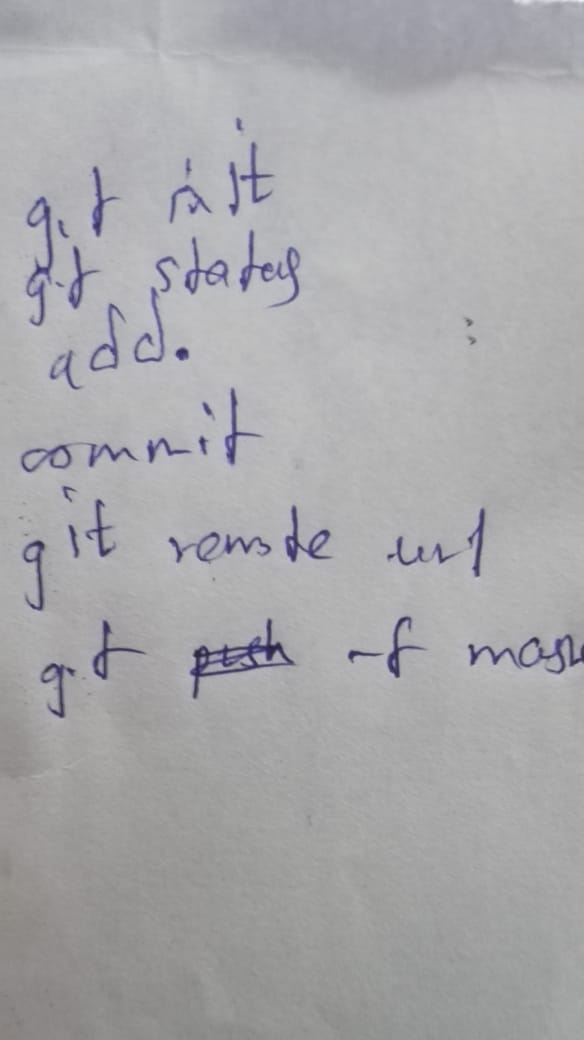
#> input picture d.jpeg, 584 x 1040 px
$ python complex_image.py
#> lines starting #> are read from the running program, lines starting #| are printed output that depends on the picture; after the words box and inside, x2 and y2 are one past the last pixel; in counts of white or black regions, pixels touching at a corner belong together
import cv2
import numpy as np
from matplotlib import pyplot as plt

img = cv2.imread('d.jpeg',0)
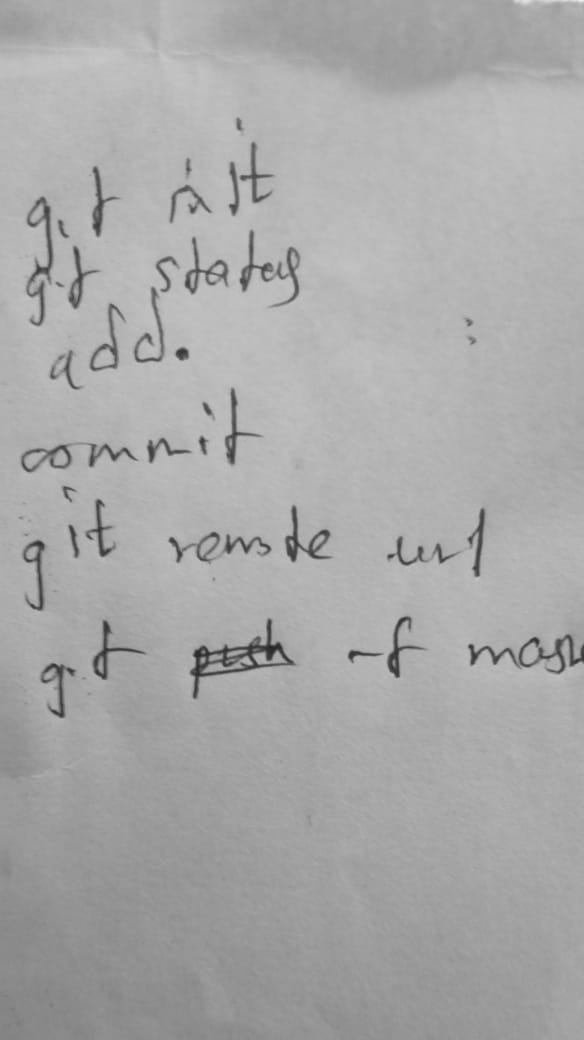
#> img: shape (1040, 584); min 30, max 239, mean 169

img = cv2.medianBlur(img,5)

ret,th1 = cv2.threshold(img,127,255,cv2.THRESH_BINARY)
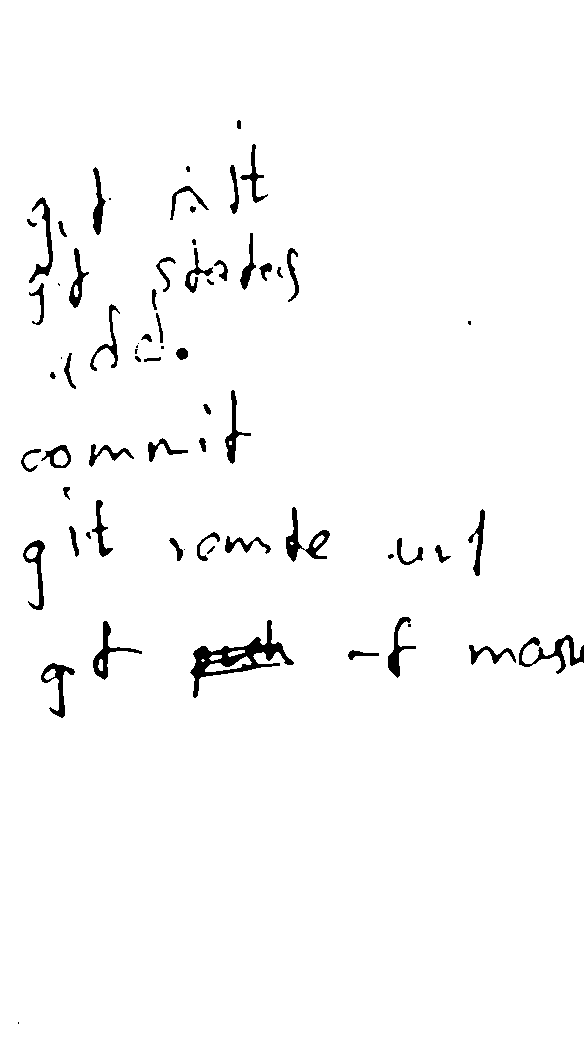
#> th1: shape (1040, 584); 97.6% white; 69 black regions (11 under 20 px), largest, box (x1, y1, x2, y2) and area: (190, 620, 294, 698) 1924, (519, 635, 584, 674) 743, (286, 507, 330, 562) 700
th2 = cv2.adaptiveThreshold(img,255,cv2.ADAPTIVE_THRESH_MEAN_C,\
            cv2.THRESH_BINARY,11,2)
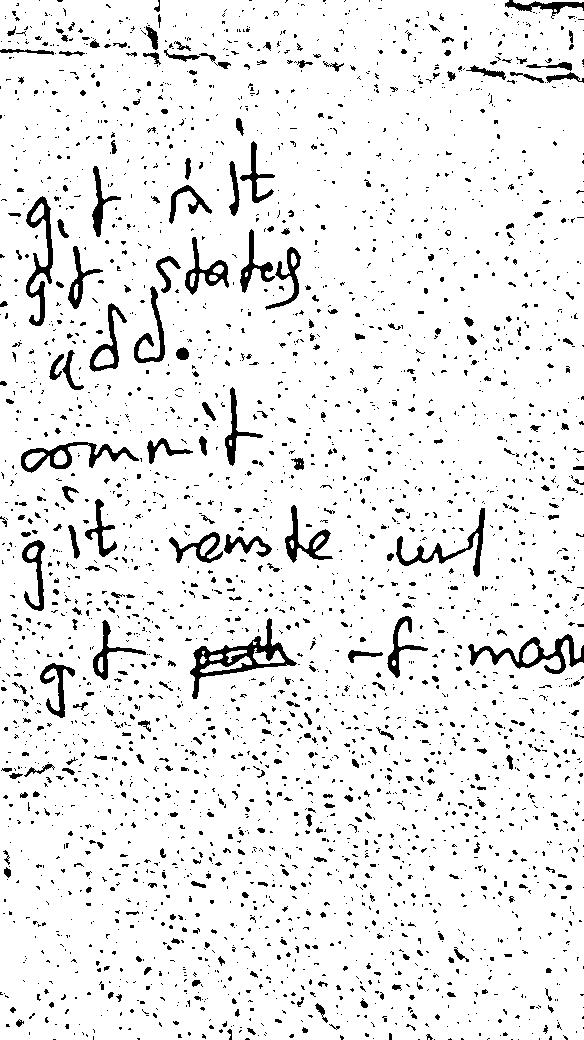
#> th2: shape (1040, 584); 92.3% white; 3082 black regions (2721 under 20 px), largest, box (x1, y1, x2, y2) and area: (190, 618, 297, 699) 1837, (468, 634, 584, 674) 1297, (26, 196, 53, 326) 1193
th3 = cv2.adaptiveThreshold(img,255,cv2.ADAPTIVE_THRESH_GAUSSIAN_C,\
            cv2.THRESH_BINARY,11,2)
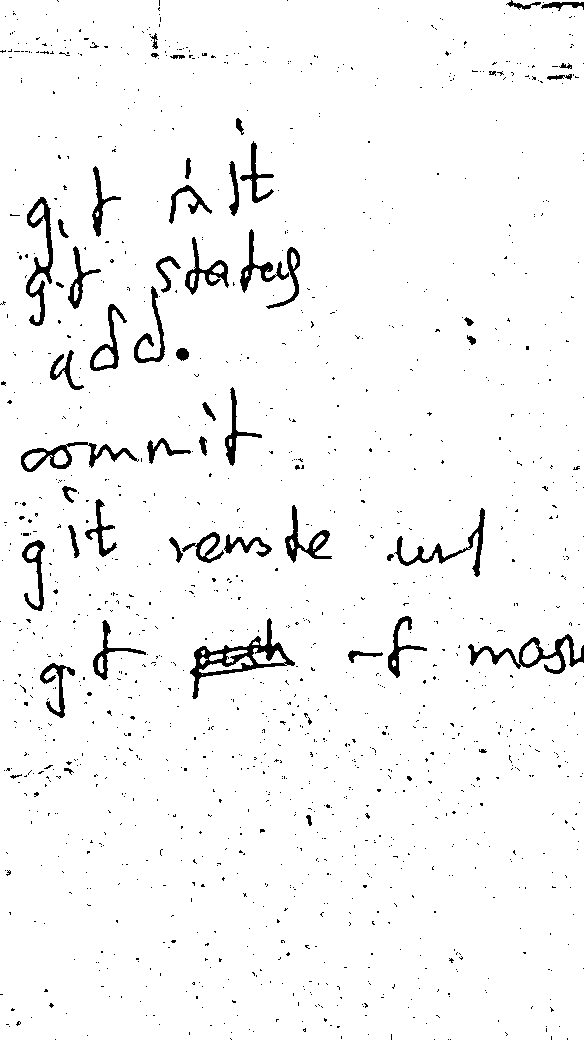
#> th3: shape (1040, 584); 96.3% white; 1344 black regions (1290 under 20 px), largest, box (x1, y1, x2, y2) and area: (190, 618, 295, 699) 1720, (468, 634, 584, 674) 1192, (26, 197, 53, 326) 1092

titles = ['Original Image', 'Global Thresholding (v = 127)',
            'Adaptive Mean Thresholding', 'Adaptive Gaussian Thresholding']
images = [img, th1, th2, th3]
m = cv2.medianBlur(th3,5)
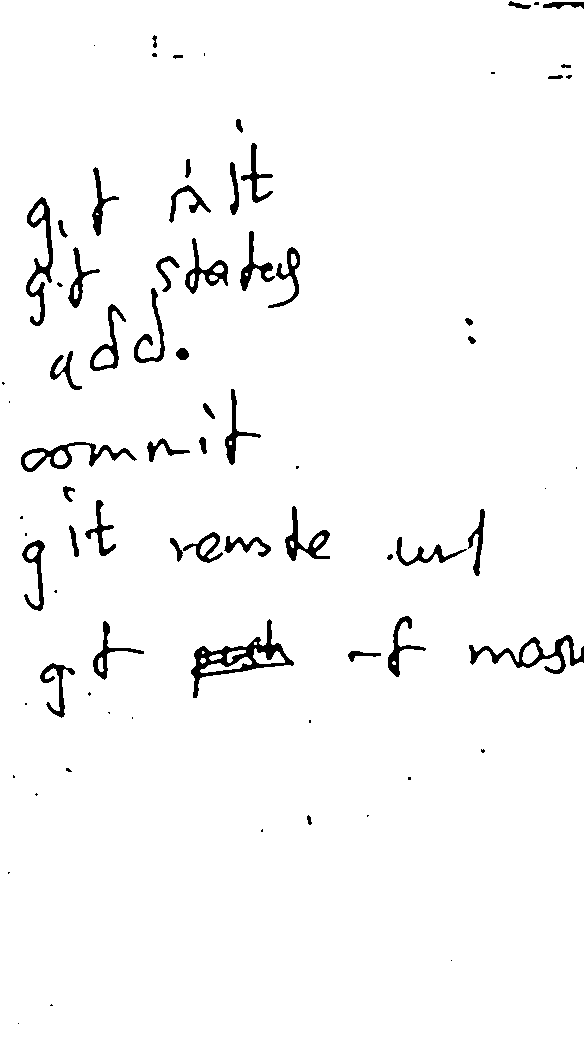
#> m: shape (1040, 584); 97% white; 79 black regions (31 under 20 px), largest, box (x1, y1, x2, y2) and area: (191, 619, 294, 698) 1763, (469, 635, 584, 674) 1196, (26, 197, 53, 326) 1087
cv2.imshow('image',m)
cv2.waitKey(0)
cv2.destroyAllWindows()
